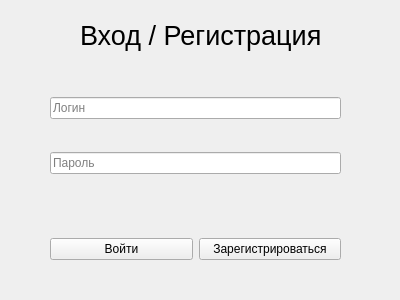
<?xml version="1.0" encoding="UTF-8"?>
<ui version="4.0">
 <class>Form</class>
 <widget class="QWidget" name="Form">
  <property name="geometry">
   <rect>
    <x>0</x>
    <y>0</y>
    <width>400</width>
    <height>300</height>
   </rect>
  </property>
  <property name="windowTitle">
   <string>Form</string>
  </property>
  <widget class="QWidget" name="verticalLayoutWidget">
   <property name="geometry">
    <rect>
     <x>50</x>
     <y>70</y>
     <width>291</width>
     <height>131</height>
    </rect>
   </property>
   <layout class="QVBoxLayout" name="verticalLayout">
    <item>
     <widget class="QLineEdit" name="lineEdit">
      <property name="placeholderText">
       <string>Логин</string>
      </property>
     </widget>
    </item>
    <item>
     <widget class="QLineEdit" name="lineEdit_2">
      <property name="placeholderText">
       <string>Пароль</string>
      </property>
     </widget>
    </item>
   </layout>
  </widget>
  <widget class="QWidget" name="horizontalLayoutWidget">
   <property name="geometry">
    <rect>
     <x>50</x>
     <y>209</y>
     <width>291</width>
     <height>81</height>
    </rect>
   </property>
   <layout class="QHBoxLayout" name="horizontalLayout">
    <item>
     <widget class="QPushButton" name="pushButton_2">
      <property name="text">
       <string>Войти</string>
      </property>
     </widget>
    </item>
    <item>
     <widget class="QPushButton" name="pushButton">
      <property name="text">
       <string>Зарегистрироваться</string>
      </property>
     </widget>
    </item>
   </layout>
  </widget>
  <widget class="QLabel" name="label">
   <property name="geometry">
    <rect>
     <x>80</x>
     <y>20</y>
     <width>631</width>
     <height>31</height>
    </rect>
   </property>
   <property name="font">
    <font>
     <pointsize>20</pointsize>
    </font>
   </property>
   <property name="text">
    <string>Вход / Регистрация</string>
   </property>
  </widget>
 </widget>
 <resources/>
 <connections/>
</ui>
